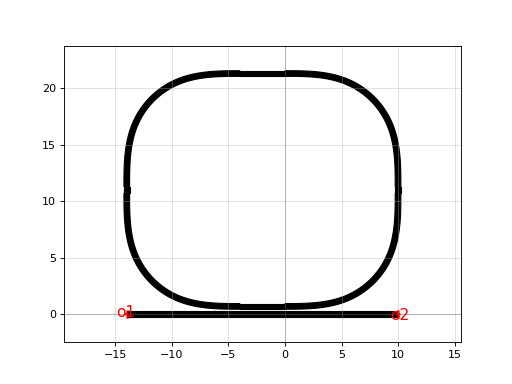

Recreate this plot in Python.
import gdsfactory as gf

c = gf.components.ring_single(gap=0.2, radius=10.0, length_x=4.0, length_y=0.6, coupler_ring='coupler_ring', bend='bend_euler', cross_section='strip')
c.plot()
